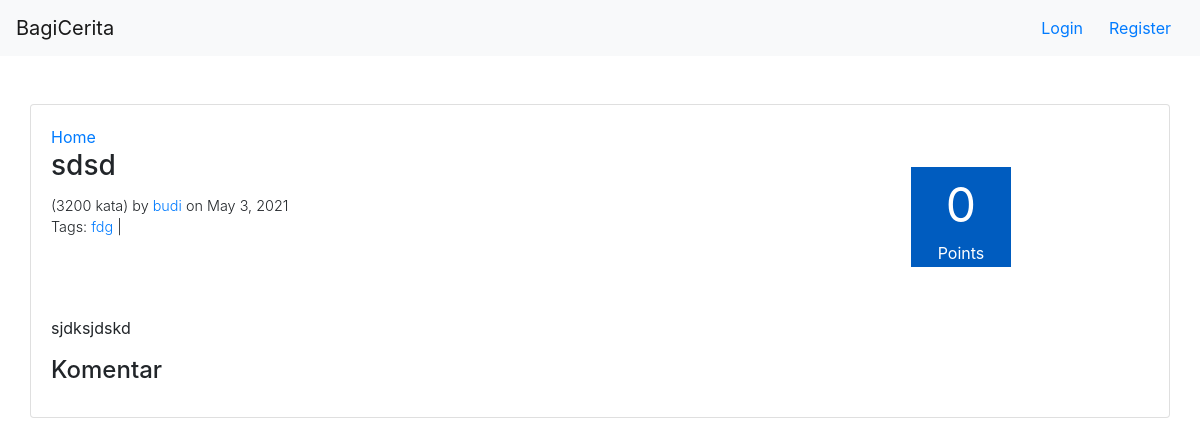
The page /stories/17 on the database as committed earlier.
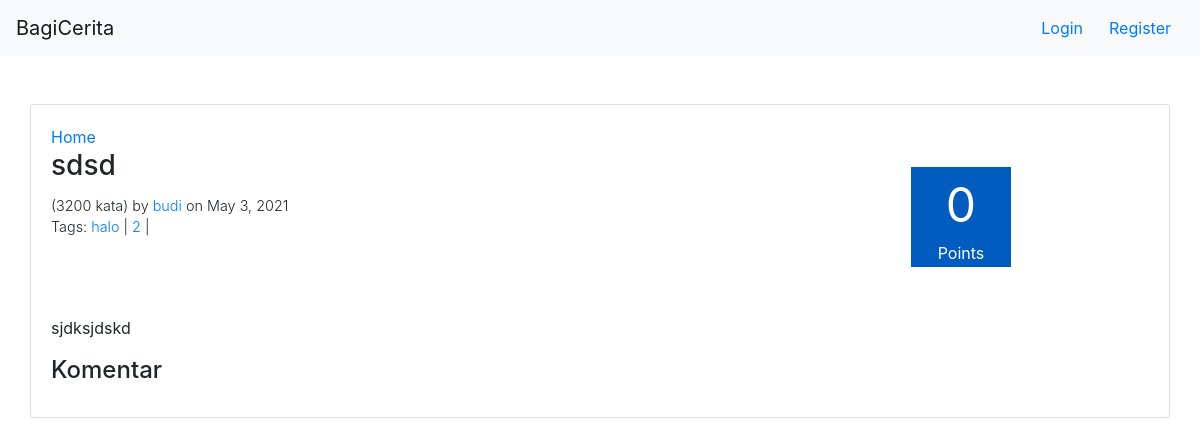
The same page on the database as committed later.
### story/models.py (models this page shows, shortened)
class Tag(models.Model):
    name = models.CharField(max_length=120,blank=True)
    stories = models.ManyToManyField(Story)

### story/views.py (the view, shortened to what this page needs)
# urls.py: path('<int:story_id>',story_view,name="story"),
def story_view(request,story_id):
    story = Story.objects.get(id=story_id)
    context={
        "id":story_id,
        "rating":10,
        "story":get_story(story),
        "comments":get_comments(story_id),
        "have_commented":"False"
    }
    for comment in context['comments']:
        print("comment: "+str(comment))
        if(comment.user.id == request.user.id):
            context['have_commented']="True"
    return render(request,"story/story.html",context)

### bagicerita/context_processor.py (called while the page is built)
def get_auth_form(request):
    registerForm = UserCreationForm()
    return{
        'register_form':registerForm
    }

def check_if_logged_in(request):
    if request.user.is_authenticated:
        return{
            'logged_in':True,
            'username':request.user.username
        }
    else:
        return {
            'logged_in':False
        }

### story/views.py (called while the page is built)
def get_story(story):
    story.tags = story.tag_set.all()
    story = calculate_story_rating(story)
    return story

def get_comments(story_id):
    story_comments = Story.objects.get(id=story_id).comment_set.filter(replied_comment_id=0)
    return iterate_through_comments_and_get_replies(story_comments)

def iterate_through_comments_and_get_replies(comments):
    for comment in comments:
        comment.replies = get_replies(comment.id)
    return comments

def calculate_story_rating(story):
    comments = story.comment_set.filter(replied_comment_id=0)
    story_rating=0
    for comment in comments:
        story_rating+=comment.rating
    story.rating = story_rating
    return story

### templates/story/story.html (shortened to what this page needs)
{% extends 'base.html' %}
{% load story_tags %}
{% block content %}
    {% include 'navbar.html' %}
    <div class="container">
        <div class="row mt-5">
            <div class="card" style="width: 100%">
                <div class="card-body">
                    <a href="/stories">Home</a>
                    <div class="story">
                        <div class="story-info-container">
                            <div class="story-info mb-5">
                                <h3 class="card-title">{{story.title}}</h3>
                                <span class="text-story-info font-weight-light">(3200 kata) by <a href="/user/{{story.user.username}}/profile">{{story.user.username}}</a> on {{story.date_posted}}</span>
                                <span class="text-story-info tags font-weight-light">Tags:
                                    {% for tag in  story.tags%}
                                        <a href="twitter.com">{{tag.name}}</a> |
                                    {% endfor %}
                                </span>
                            </div>
                            <div class="score-box story-page mr-2">
                                <div class="points-number text-center mb-0">{{story.rating}}</div>
                                <div class="points-text text-center">Points</div>
                            </div>
                        </div>
                        <div class="story-content">
                            <p>{{story.content}}</p>
                        </div>
                    </div>
                    <div class="comments">
                        <h4 class="card-title">Komentar</h4>
                    </div>
                </div>
            </div>
        </div>
    </div>
{% endblock %}

Rows that differ between the two databases and show on the page:
no longer on this page (row unchanged): Tag: name "fdg"
now on this page (row unchanged): Tag: name "halo"
added Tag: name "2"
